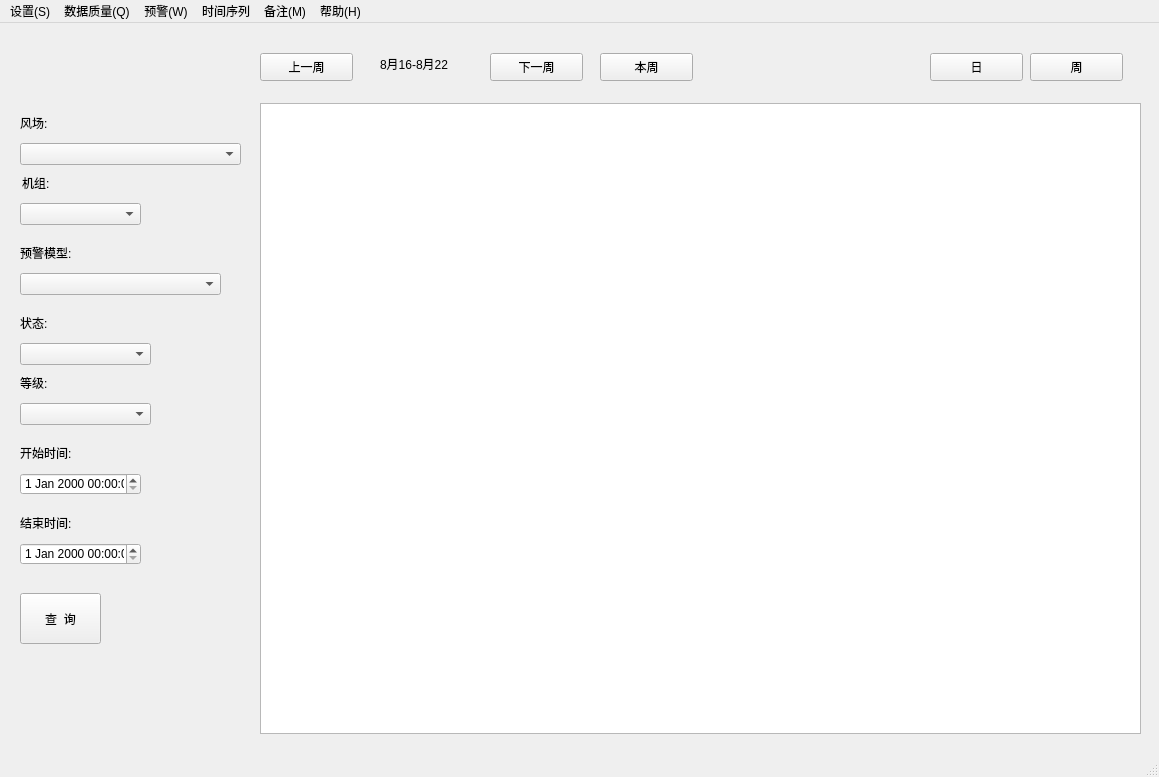
<?xml version="1.0" encoding="UTF-8"?>
<ui version="4.0">
 <class>MainWindow</class>
 <widget class="QMainWindow" name="MainWindow">
  <property name="geometry">
   <rect>
    <x>0</x>
    <y>0</y>
    <width>1159</width>
    <height>777</height>
   </rect>
  </property>
  <property name="windowTitle">
   <string>预警自分析平台</string>
  </property>
  <widget class="QWidget" name="centralwidget">
   <widget class="QPushButton" name="pushButton_query">
    <property name="geometry">
     <rect>
      <x>20</x>
      <y>570</y>
      <width>81</width>
      <height>51</height>
     </rect>
    </property>
    <property name="text">
     <string>查  询</string>
    </property>
   </widget>
   <widget class="QLabel" name="label_farm">
    <property name="geometry">
     <rect>
      <x>20</x>
      <y>90</y>
      <width>91</width>
      <height>20</height>
     </rect>
    </property>
    <property name="text">
     <string>风场:</string>
    </property>
    <property name="alignment">
     <set>Qt::AlignLeading|Qt::AlignLeft|Qt::AlignVCenter</set>
    </property>
   </widget>
   <widget class="QComboBox" name="comboBox_farm">
    <property name="geometry">
     <rect>
      <x>20</x>
      <y>120</y>
      <width>221</width>
      <height>22</height>
     </rect>
    </property>
   </widget>
   <widget class="QLabel" name="label_wtgs">
    <property name="geometry">
     <rect>
      <x>22</x>
      <y>150</y>
      <width>91</width>
      <height>20</height>
     </rect>
    </property>
    <property name="text">
     <string>机组:</string>
    </property>
   </widget>
   <widget class="QComboBox" name="comboBox_wtgs">
    <property name="geometry">
     <rect>
      <x>20</x>
      <y>180</y>
      <width>121</width>
      <height>22</height>
     </rect>
    </property>
   </widget>
   <widget class="QLabel" name="label_start_time">
    <property name="geometry">
     <rect>
      <x>20</x>
      <y>420</y>
      <width>91</width>
      <height>20</height>
     </rect>
    </property>
    <property name="text">
     <string>开始时间:</string>
    </property>
   </widget>
   <widget class="QLabel" name="label_end_time">
    <property name="geometry">
     <rect>
      <x>20</x>
      <y>490</y>
      <width>91</width>
      <height>20</height>
     </rect>
    </property>
    <property name="text">
     <string>结束时间:</string>
    </property>
   </widget>
   <widget class="QDateTimeEdit" name="dateTimeEdit_startdate">
    <property name="geometry">
     <rect>
      <x>20</x>
      <y>450</y>
      <width>121</width>
      <height>22</height>
     </rect>
    </property>
   </widget>
   <widget class="QDateTimeEdit" name="dateTimeEdit_enddate">
    <property name="geometry">
     <rect>
      <x>20</x>
      <y>520</y>
      <width>121</width>
      <height>22</height>
     </rect>
    </property>
   </widget>
   <widget class="QLabel" name="label_model">
    <property name="geometry">
     <rect>
      <x>20</x>
      <y>220</y>
      <width>91</width>
      <height>20</height>
     </rect>
    </property>
    <property name="text">
     <string>预警模型:</string>
    </property>
    <property name="alignment">
     <set>Qt::AlignLeading|Qt::AlignLeft|Qt::AlignVCenter</set>
    </property>
   </widget>
   <widget class="QComboBox" name="comboBox_model">
    <property name="geometry">
     <rect>
      <x>20</x>
      <y>250</y>
      <width>201</width>
      <height>22</height>
     </rect>
    </property>
   </widget>
   <widget class="QComboBox" name="comboBox_warning_status">
    <property name="geometry">
     <rect>
      <x>20</x>
      <y>320</y>
      <width>131</width>
      <height>22</height>
     </rect>
    </property>
   </widget>
   <widget class="QLabel" name="label_warning_status">
    <property name="geometry">
     <rect>
      <x>20</x>
      <y>290</y>
      <width>101</width>
      <height>20</height>
     </rect>
    </property>
    <property name="text">
     <string>状态:</string>
    </property>
   </widget>
   <widget class="QTableWidget" name="tableWidget">
    <property name="geometry">
     <rect>
      <x>260</x>
      <y>80</y>
      <width>881</width>
      <height>631</height>
     </rect>
    </property>
   </widget>
   <widget class="QPushButton" name="pushButton">
    <property name="geometry">
     <rect>
      <x>260</x>
      <y>30</y>
      <width>93</width>
      <height>28</height>
     </rect>
    </property>
    <property name="text">
     <string>上一周</string>
    </property>
   </widget>
   <widget class="QPushButton" name="pushButton_2">
    <property name="geometry">
     <rect>
      <x>490</x>
      <y>30</y>
      <width>93</width>
      <height>28</height>
     </rect>
    </property>
    <property name="text">
     <string>下一周</string>
    </property>
   </widget>
   <widget class="QPushButton" name="pushButton_3">
    <property name="geometry">
     <rect>
      <x>600</x>
      <y>30</y>
      <width>93</width>
      <height>28</height>
     </rect>
    </property>
    <property name="text">
     <string>本周</string>
    </property>
   </widget>
   <widget class="QLabel" name="label">
    <property name="geometry">
     <rect>
      <x>380</x>
      <y>31</y>
      <width>91</width>
      <height>20</height>
     </rect>
    </property>
    <property name="text">
     <string>8月16-8月22</string>
    </property>
   </widget>
   <widget class="QPushButton" name="pushButton_4">
    <property name="geometry">
     <rect>
      <x>930</x>
      <y>30</y>
      <width>93</width>
      <height>28</height>
     </rect>
    </property>
    <property name="text">
     <string>日</string>
    </property>
   </widget>
   <widget class="QPushButton" name="pushButton_5">
    <property name="geometry">
     <rect>
      <x>1030</x>
      <y>30</y>
      <width>93</width>
      <height>28</height>
     </rect>
    </property>
    <property name="text">
     <string>周</string>
    </property>
   </widget>
   <widget class="QComboBox" name="comboBox_warning_status_2">
    <property name="geometry">
     <rect>
      <x>20</x>
      <y>380</y>
      <width>131</width>
      <height>22</height>
     </rect>
    </property>
   </widget>
   <widget class="QLabel" name="label_warning_status_2">
    <property name="geometry">
     <rect>
      <x>20</x>
      <y>350</y>
      <width>101</width>
      <height>20</height>
     </rect>
    </property>
    <property name="text">
     <string>等级:</string>
    </property>
   </widget>
   <widget class="QWidget" name="horizontalLayoutWidget">
    <property name="geometry">
     <rect>
      <x>20</x>
      <y>630</y>
      <width>221</width>
      <height>80</height>
     </rect>
    </property>
    <layout class="QHBoxLayout" name="horizontalLayout">
     <item>
      <layout class="QVBoxLayout" name="verticalLayout"/>
     </item>
    </layout>
   </widget>
  </widget>
  <widget class="QStatusBar" name="statusbar"/>
  <widget class="QMenuBar" name="menubar">
   <property name="geometry">
    <rect>
     <x>0</x>
     <y>0</y>
     <width>1159</width>
     <height>23</height>
    </rect>
   </property>
   <widget class="QMenu" name="menu">
    <property name="title">
     <string>设置(S)</string>
    </property>
    <addaction name="set_IB"/>
    <addaction name="separator"/>
    <addaction name="set_report_db"/>
    <addaction name="separator"/>
    <addaction name="setExit"/>
   </widget>
   <widget class="QMenu" name="quality">
    <property name="title">
     <string>数据质量(Q)</string>
    </property>
    <addaction name="qua_Communication"/>
   </widget>
   <widget class="QMenu" name="warning">
    <property name="title">
     <string>预警(W)</string>
    </property>
    <addaction name="warning_update"/>
    <addaction name="separator"/>
    <addaction name="warning_statis"/>
   </widget>
   <widget class="QMenu" name="help">
    <property name="title">
     <string>帮助(H)</string>
    </property>
    <addaction name="help_Manual"/>
    <addaction name="separator"/>
    <addaction name="help_Maintain"/>
   </widget>
   <widget class="QMenu" name="more_info">
    <property name="title">
     <string>备注(M)</string>
    </property>
    <addaction name="moreinfo_Model"/>
   </widget>
   <widget class="QMenu" name="menu_2">
    <property name="title">
     <string>时间序列</string>
    </property>
   </widget>
   <addaction name="menu"/>
   <addaction name="quality"/>
   <addaction name="warning"/>
   <addaction name="menu_2"/>
   <addaction name="more_info"/>
   <addaction name="help"/>
  </widget>
  <action name="set_IB">
   <property name="text">
    <string>数据库(IB)</string>
   </property>
  </action>
  <action name="set_model">
   <property name="text">
    <string>模型</string>
   </property>
  </action>
  <action name="qua_Communication">
   <property name="text">
    <string>通讯情况</string>
   </property>
  </action>
  <action name="warning_update">
   <property name="text">
    <string>更新</string>
   </property>
  </action>
  <action name="warning_statis">
   <property name="text">
    <string>统计</string>
   </property>
  </action>
  <action name="moreinfo_Model">
   <property name="text">
    <string>模型</string>
   </property>
  </action>
  <action name="help_Manual">
   <property name="text">
    <string>教程</string>
   </property>
  </action>
  <action name="help_Maintain">
   <property name="text">
    <string>维护</string>
   </property>
  </action>
  <action name="setExit">
   <property name="text">
    <string>退出</string>
   </property>
   <property name="statusTip">
    <string/>
   </property>
  </action>
  <action name="warning_query">
   <property name="text">
    <string>查询</string>
   </property>
  </action>
  <action name="set_report_db">
   <property name="text">
    <string>数据库(sqlserver)</string>
   </property>
  </action>
 </widget>
 <resources/>
 <connections/>
</ui>
